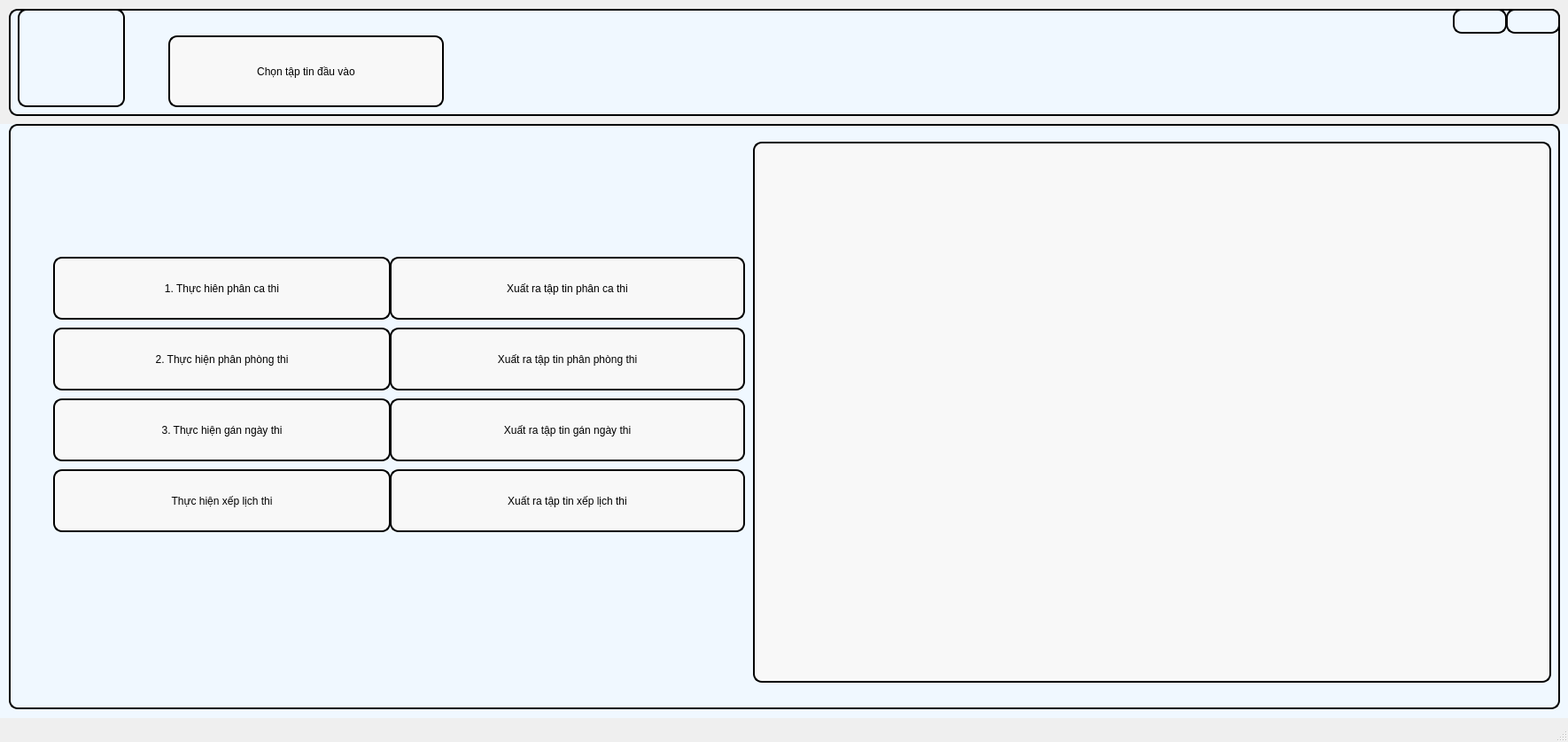
<?xml version="1.0" encoding="UTF-8"?>
<ui version="4.0">
 <class>MainWindow</class>
 <widget class="QMainWindow" name="MainWindow">
  <property name="geometry">
   <rect>
    <x>0</x>
    <y>0</y>
    <width>1770</width>
    <height>838</height>
   </rect>
  </property>
  <property name="windowTitle">
   <string>MainWindow</string>
  </property>
  <widget class="QWidget" name="centralwidget">
   <widget class="QWidget" name="Header" native="true">
    <property name="geometry">
     <rect>
      <x>10</x>
      <y>10</y>
      <width>1751</width>
      <height>121</height>
     </rect>
    </property>
    <property name="styleSheet">
     <string notr="true">background-color: rgb(240,248,255);
    border: 2px solid black;
    border-radius: 10px ;</string>
    </property>
    <widget class="QLabel" name="label">
     <property name="geometry">
      <rect>
       <x>10</x>
       <y>0</y>
       <width>121</width>
       <height>111</height>
      </rect>
     </property>
     <property name="minimumSize">
      <size>
       <width>50</width>
       <height>50</height>
      </size>
     </property>
     <property name="text">
      <string/>
     </property>
     <property name="pixmap">
      <pixmap resource="../Tuần 2/resources.qrc">:/images/Logo-DH-Kinh-te-Dai-hoc-Da-Nang-DUE.png</pixmap>
     </property>
     <property name="scaledContents">
      <bool>true</bool>
     </property>
    </widget>
    <widget class="QPushButton" name="pushButton_2">
     <property name="geometry">
      <rect>
       <x>1690</x>
       <y>0</y>
       <width>61</width>
       <height>28</height>
      </rect>
     </property>
     <property name="text">
      <string/>
     </property>
     <property name="icon">
      <iconset resource="../Tuần 2/resources.qrc">
       <normaloff>:/images/notify_icon.png</normaloff>:/images/notify_icon.png</iconset>
     </property>
    </widget>
    <widget class="QPushButton" name="pushButton_3">
     <property name="geometry">
      <rect>
       <x>1630</x>
       <y>0</y>
       <width>61</width>
       <height>28</height>
      </rect>
     </property>
     <property name="text">
      <string/>
     </property>
     <property name="icon">
      <iconset resource="../Tuần 2/resources.qrc">
       <normaloff>:/images/profile.jpg</normaloff>:/images/profile.jpg</iconset>
     </property>
    </widget>
    <widget class="QPushButton" name="ChonDLDCB">
     <property name="geometry">
      <rect>
       <x>180</x>
       <y>30</y>
       <width>311</width>
       <height>81</height>
      </rect>
     </property>
     <property name="styleSheet">
      <string notr="true">font: 16pt &quot;MS Shell Dlg 2&quot;;
background-color: rgb(248, 248, 248);
</string>
     </property>
     <property name="text">
      <string>Chọn tập tin đầu vào</string>
     </property>
    </widget>
   </widget>
   <widget class="QWidget" name="widget_3" native="true">
    <property name="geometry">
     <rect>
      <x>0</x>
      <y>140</y>
      <width>1771</width>
      <height>671</height>
     </rect>
    </property>
    <property name="styleSheet">
     <string notr="true">background-color: rgb(240,248,255);</string>
    </property>
    <widget class="QWidget" name="widget" native="true">
     <property name="geometry">
      <rect>
       <x>10</x>
       <y>0</y>
       <width>1751</width>
       <height>661</height>
      </rect>
     </property>
     <property name="styleSheet">
      <string notr="true">background-color: rgb(240,248,255);
    border: 2px solid black;
    border-radius: 10px ;</string>
     </property>
     <widget class="QTextEdit" name="textEdit">
      <property name="geometry">
       <rect>
        <x>840</x>
        <y>20</y>
        <width>901</width>
        <height>611</height>
       </rect>
      </property>
      <property name="styleSheet">
       <string notr="true">background-color: rgb(248, 248, 248);</string>
      </property>
     </widget>
     <widget class="QPushButton" name="XuatraPCT">
      <property name="geometry">
       <rect>
        <x>430</x>
        <y>150</y>
        <width>401</width>
        <height>71</height>
       </rect>
      </property>
      <property name="styleSheet">
       <string notr="true">font: 12pt &quot;MS Shell Dlg 2&quot;;
background-color: rgb(248, 248, 248);</string>
      </property>
      <property name="text">
       <string>Xuất ra tập tin phân ca thi</string>
      </property>
     </widget>
     <widget class="QPushButton" name="PCT">
      <property name="geometry">
       <rect>
        <x>50</x>
        <y>150</y>
        <width>381</width>
        <height>71</height>
       </rect>
      </property>
      <property name="styleSheet">
       <string notr="true">font: 12pt &quot;MS Shell Dlg 2&quot;;
background-color: rgb(248, 248, 248);</string>
      </property>
      <property name="text">
       <string>1. Thực hiên phân ca thi</string>
      </property>
     </widget>
     <widget class="QPushButton" name="XuatraPPT">
      <property name="geometry">
       <rect>
        <x>430</x>
        <y>230</y>
        <width>401</width>
        <height>71</height>
       </rect>
      </property>
      <property name="styleSheet">
       <string notr="true">font: 12pt &quot;MS Shell Dlg 2&quot;;
background-color: rgb(248, 248, 248);</string>
      </property>
      <property name="text">
       <string>Xuất ra tập tin phân phòng thi</string>
      </property>
     </widget>
     <widget class="QPushButton" name="PPT">
      <property name="geometry">
       <rect>
        <x>50</x>
        <y>230</y>
        <width>381</width>
        <height>71</height>
       </rect>
      </property>
      <property name="styleSheet">
       <string notr="true">font: 12pt &quot;MS Shell Dlg 2&quot;;
background-color: rgb(248, 248, 248);</string>
      </property>
      <property name="text">
       <string>2. Thực hiện phân phòng thi</string>
      </property>
     </widget>
     <widget class="QPushButton" name="GNT">
      <property name="geometry">
       <rect>
        <x>50</x>
        <y>310</y>
        <width>381</width>
        <height>71</height>
       </rect>
      </property>
      <property name="styleSheet">
       <string notr="true">font: 12pt &quot;MS Shell Dlg 2&quot;;
background-color: rgb(248, 248, 248);</string>
      </property>
      <property name="text">
       <string>3. Thực hiện gán ngày thi</string>
      </property>
     </widget>
     <widget class="QPushButton" name="XuatraGNT">
      <property name="geometry">
       <rect>
        <x>430</x>
        <y>310</y>
        <width>401</width>
        <height>71</height>
       </rect>
      </property>
      <property name="styleSheet">
       <string notr="true">font: 12pt &quot;MS Shell Dlg 2&quot;;
background-color: rgb(248, 248, 248);</string>
      </property>
      <property name="text">
       <string>Xuất ra tập tin gán ngày thi</string>
      </property>
     </widget>
     <widget class="QPushButton" name="XLT">
      <property name="geometry">
       <rect>
        <x>50</x>
        <y>390</y>
        <width>381</width>
        <height>71</height>
       </rect>
      </property>
      <property name="styleSheet">
       <string notr="true">font: 12pt &quot;MS Shell Dlg 2&quot;;
background-color: rgb(248, 248, 248);</string>
      </property>
      <property name="text">
       <string>Thực hiện xếp lịch thi</string>
      </property>
     </widget>
     <widget class="QPushButton" name="XuatraXLT">
      <property name="geometry">
       <rect>
        <x>430</x>
        <y>390</y>
        <width>401</width>
        <height>71</height>
       </rect>
      </property>
      <property name="styleSheet">
       <string notr="true">font: 12pt &quot;MS Shell Dlg 2&quot;;
background-color: rgb(248, 248, 248);</string>
      </property>
      <property name="text">
       <string>Xuất ra tập tin xếp lịch thi</string>
      </property>
     </widget>
    </widget>
   </widget>
  </widget>
  <widget class="QStatusBar" name="statusbar"/>
 </widget>
 <resources>
  <include location="../Tuần 2/resources.qrc"/>
  <include location="resources.qrc"/>
  <include location="C:/Program Files (x86)/Demo/resources.qrc"/>
 </resources>
 <connections/>
</ui>
